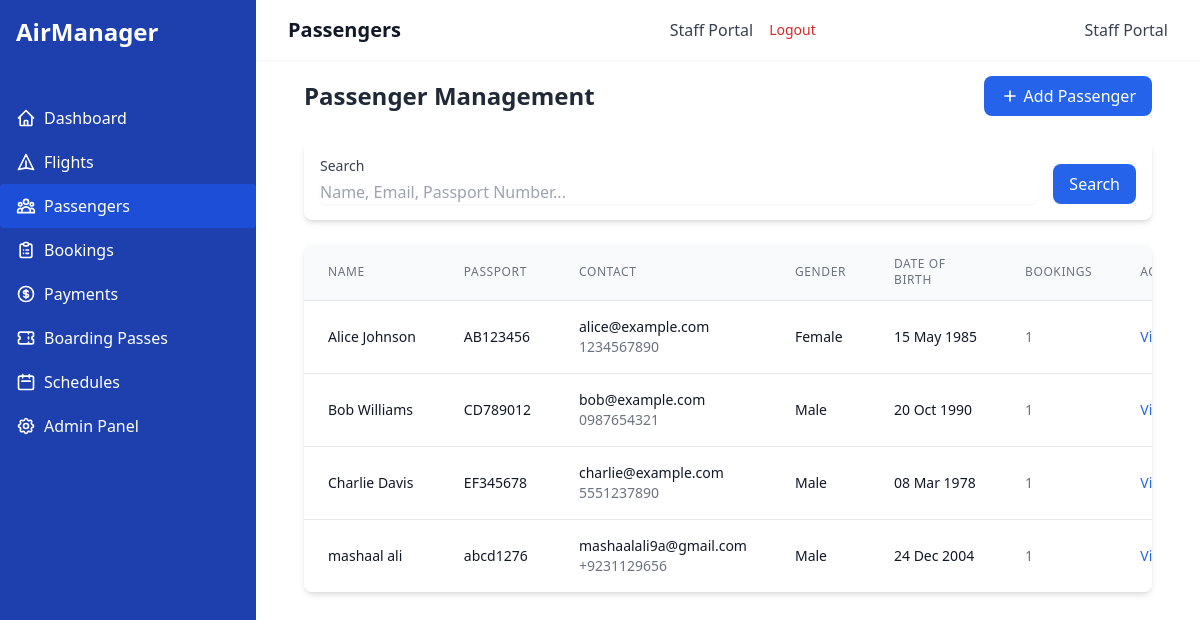
Page /passengers/ (signed in) on the earlier database version.
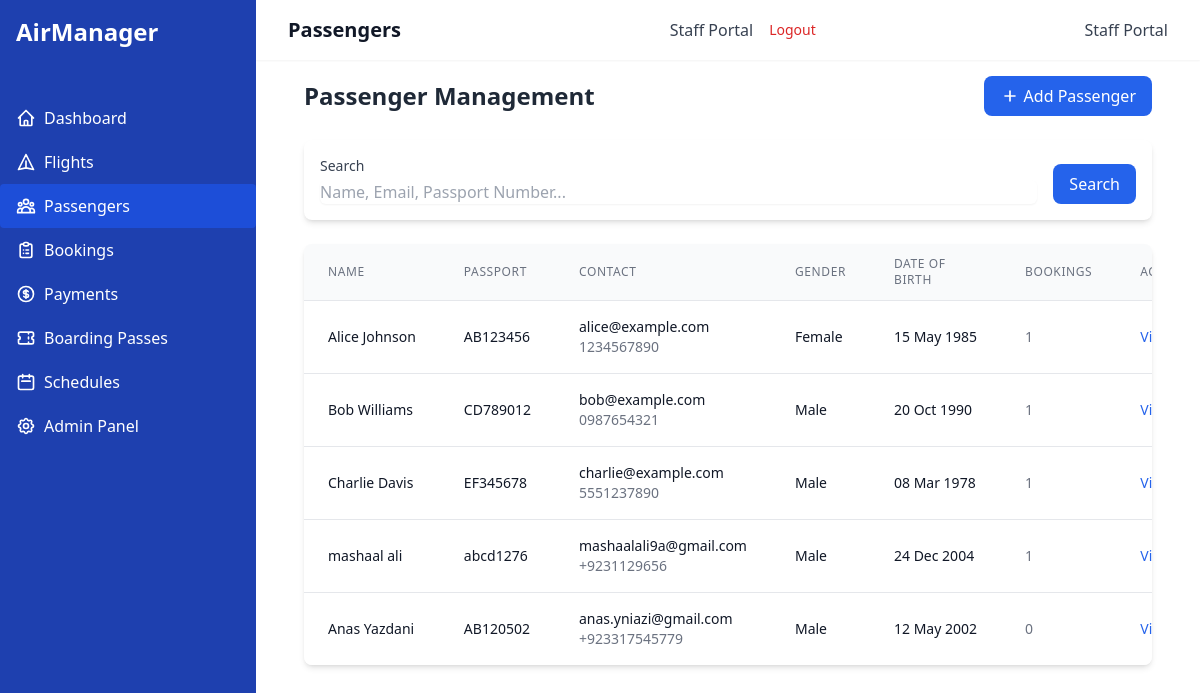
Same page on the later database version.
### airline_app/models.py (models this page shows, shortened)
class Passenger(models.Model):
    GENDER_CHOICES = [
        ('M', 'Male'),
        ('F', 'Female'),
        ('O', 'Other'),
    ]
    passenger_id = models.AutoField(primary_key=True)
    name = models.CharField(max_length=100)
    date_of_birth = models.DateField()
    gender = models.CharField(max_length=1, choices=GENDER_CHOICES)
    email = models.EmailField()
    phone_number = models.CharField(max_length=15)
    passport_number = models.CharField(max_length=20, unique=True)
    address = models.TextField()

### airline_app/views.py (the view)
# urls.py: path('passengers/', views.PassengerListView.as_view(), name='passenger-list'),
class PassengerListView(LoginRequiredMixin, ListView):
    model = Passenger
    template_name = 'airline_app/passenger_list.html'
    context_object_name = 'passengers'
    paginate_by = 10
    def get_queryset(self):
        queryset = Passenger.objects.all()
        search = self.request.GET.get('search', '')
        if search:
            queryset = queryset.filter(
                models.Q(name__icontains=search) |
                models.Q(email__icontains=search) |
                models.Q(passport_number__icontains=search)
            )
        return queryset

### airline_app/templates/airline_app/passenger_list.html (shortened to what the changed rows need)
{% extends 'airline_app/base.html' %}
{% block header %}Passengers{% endblock %}
{% block content %}
<div class="mb-6 flex justify-between items-center">
    <h2 class="text-2xl font-bold text-gray-800">Passenger Management</h2>
</div>
<div class="bg-white rounded-lg shadow-md overflow-hidden">
    <div class="overflow-x-auto">
        <table class="min-w-full divide-y divide-gray-200">
            <thead class="bg-gray-50">
                <tr>
                    <th class="px-6 py-3 text-left text-xs font-medium text-gray-500 uppercase tracking-wider">Name</th>
                    <th class="px-6 py-3 text-left text-xs font-medium text-gray-500 uppercase tracking-wider">Passport</th>
                    <th class="px-6 py-3 text-left text-xs font-medium text-gray-500 uppercase tracking-wider">Contact</th>
                    <th class="px-6 py-3 text-left text-xs font-medium text-gray-500 uppercase tracking-wider">Gender</th>
                    <th class="px-6 py-3 text-left text-xs font-medium text-gray-500 uppercase tracking-wider">Date of Birth</th>
                    <th class="px-6 py-3 text-left text-xs font-medium text-gray-500 uppercase tracking-wider">Bookings</th>
                    <th class="px-6 py-3 text-left text-xs font-medium text-gray-500 uppercase tracking-wider">Actions</th>
                </tr>
            </thead>
            <tbody class="bg-white divide-y divide-gray-200">
                {% for passenger in passengers %}
                <tr class="hover:bg-gray-50 transition-colors">
                    <td class="px-6 py-4 whitespace-nowrap">
                        <div class="text-sm font-medium text-gray-900">{{ passenger.name }}</div>
                    </td>
                    <td class="px-6 py-4 whitespace-nowrap">
                        <div class="text-sm text-gray-900">{{ passenger.passport_number }}</div>
                    </td>
                    <td class="px-6 py-4 whitespace-nowrap">
                        <div class="text-sm text-gray-900">{{ passenger.email }}</div>
                        <div class="text-sm text-gray-500">{{ passenger.phone_number }}</div>
                    </td>
                    <td class="px-6 py-4 whitespace-nowrap">
                        <div class="text-sm text-gray-900">{{ passenger.get_gender_display }}</div>
                    </td>
                    <td class="px-6 py-4 whitespace-nowrap">
                        <div class="text-sm text-gray-900">{{ passenger.date_of_birth|date:"d M Y" }}</div>
                    </td>
                    <td class="px-6 py-4 whitespace-nowrap text-sm text-gray-500">
                        {{ passenger.bookings.count }}
                    </td>
                    <td class="px-6 py-4 whitespace-nowrap text-sm text-gray-500">
                        <a href="{% url 'passenger-detail' passenger.pk %}" class="text-blue-600 hover:text-blue-900 mr-3">View</a>
                    </td>
                </tr>
                {% empty %}
                <tr>
                    <td colspan="7" class="px-6 py-4 text-center text-gray-500">No passengers found</td>
                </tr>
                {% endfor %}
            </tbody>
        </table>
    </div>
</div>
{% endblock %}

Differences in the rows shown:
added Passenger: name "Anas Yazdani", passport_number "AB120502", email "anas.yniazi@gmail.com", phone_number "+923317545779", gender "Male", date_of_birth "12 May 2002", bookings.count "0"
